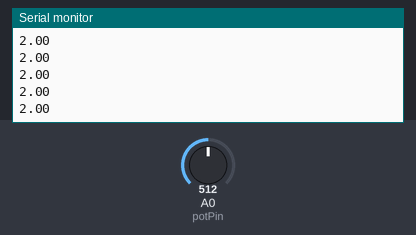
A sketch run on a simulated Arduino Uno, built with avr-gcc and run on an emulated ATmega328P. Parts: the last lines printed to the serial monitor. The test bench sets the inputs (shaded band); at power-on: A0 (potPin) = 512.

Above: at 1.2 s.
1.3 s: A0 (potPin) set to 716
At 1.9 s:
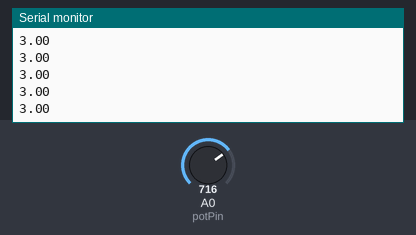
2.8 s: A0 (potPin) set to 900
At 3.9 s:
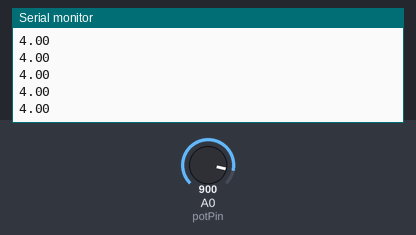
Timing chart, 0 to 5.8 s (numbered marks = the images above; inputs shaded):
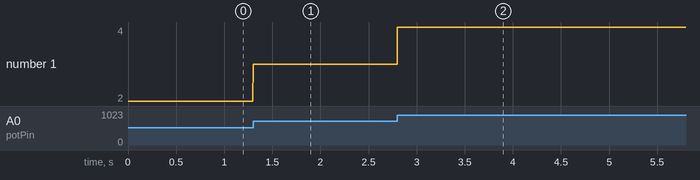

The sketch:

Pot_reader.ino
```cpp
int potPin = A0;
float pwmValue = 0;

void setup() {
  Serial.begin(115200);
}

void loop() {
  float x = analogRead(potPin);   // 0–1023
  // Serial.println(x);
  pwmValue = map(x, 0, 1023, 0, 5);
  Serial.println(pwmValue);
  delayMicroseconds(2000);      // ~500 Hz sampling
}
```

Measured:
- after the input at 1.3 s, the serial monitor: prints a new line at once (image 1)
- after the input at 2.8 s, the serial monitor: prints a new line at once (image 2)
- plotted number 1: 2 → 3 after the input at 1.3 s, 3 → 4 after the input at 2.8 s
